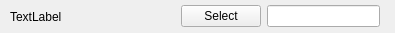
<?xml version="1.0" encoding="UTF-8"?>
<ui version="4.0">
 <class>VPathSelector</class>
 <widget class="QWidget" name="VPathSelector">
  <property name="geometry">
   <rect>
    <x>0</x>
    <y>0</y>
    <width>395</width>
    <height>33</height>
   </rect>
  </property>
  <property name="sizePolicy">
   <sizepolicy hsizetype="Minimum" vsizetype="Minimum">
    <horstretch>0</horstretch>
    <verstretch>0</verstretch>
   </sizepolicy>
  </property>
  <property name="windowTitle">
   <string>Form</string>
  </property>
  <layout class="QHBoxLayout" name="horizontalLayout" stretch="0,0,0,0">
   <property name="spacing">
    <number>-1</number>
   </property>
   <property name="leftMargin">
    <number>10</number>
   </property>
   <property name="topMargin">
    <number>0</number>
   </property>
   <property name="rightMargin">
    <number>15</number>
   </property>
   <property name="bottomMargin">
    <number>0</number>
   </property>
   <item>
    <widget class="QLabel" name="_myLabel">
     <property name="sizePolicy">
      <sizepolicy hsizetype="Minimum" vsizetype="Minimum">
       <horstretch>0</horstretch>
       <verstretch>0</verstretch>
      </sizepolicy>
     </property>
     <property name="text">
      <string>TextLabel</string>
     </property>
    </widget>
   </item>
   <item>
    <spacer name="horizontalSpacer">
     <property name="orientation">
      <enum>Qt::Horizontal</enum>
     </property>
     <property name="sizeHint" stdset="0">
      <size>
       <width>40</width>
       <height>20</height>
      </size>
     </property>
    </spacer>
   </item>
   <item>
    <widget class="QPushButton" name="_myButton">
     <property name="text">
      <string>Select</string>
     </property>
    </widget>
   </item>
   <item>
    <widget class="QLineEdit" name="_myLineEdit"/>
   </item>
  </layout>
 </widget>
 <resources/>
 <connections/>
 <slots>
  <signal>valueChanged(double)</signal>
 </slots>
</ui>
